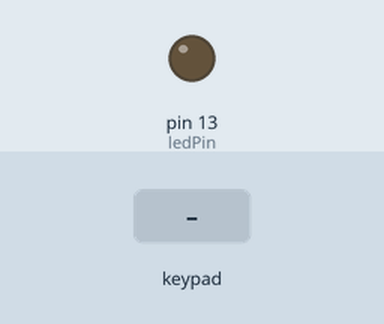
This sketch was run on a simulated Arduino Uno, built with avr-gcc and run on an emulated ATmega328P. Parts: output pins drawn as LEDs (lit = HIGH). The inputs (shaded band) are chosen by the test bench. The local clock reads 2024-03-15 10:24:30 at power-on unless the sketch sets it; what the sketch prints to the serial monitor is not drawn.

Above: at 0.1 s.
At 4.2 s:
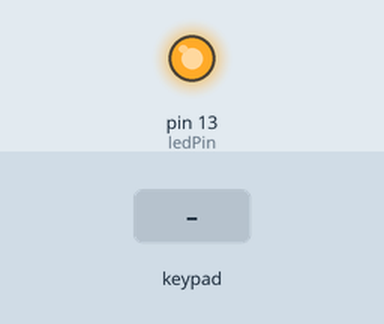
4.3 s: keypad keys 1 2 3 pressed 0.4 s apart
At 6.0 s:
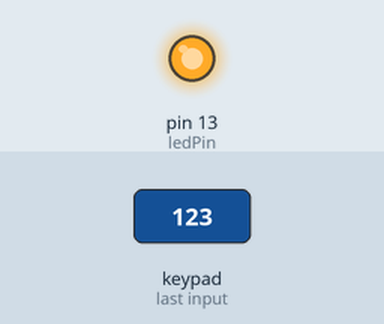
7.0 s: key '1' pressed
10.0 s: key '2' pressed
13.0 s: keypad keys 1 2 3 # pressed 0.4 s apart
17.6 s: keypad keys 9 8 7 6 # pressed 0.4 s apart
22.6 s: key '3' pressed
Timing chart, 0 to 25.6 s (numbered marks = the images above; inputs shaded):
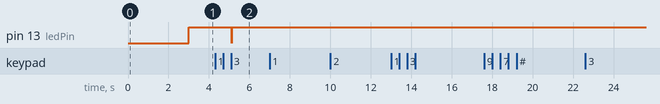

Measured:
- after the input at 4.3 s, pin 13 (ledPin): HIGH → LOW after 0.82 s, → HIGH 0.01 s later

The sketch:

sketch_aug13a.ino
```cpp
#include <Key.h>
#include<Keypad.h>
//the library for the rtc
#include <RTClib.h>
#include "RTClib.h"

RTC_DS3231 rtc;

char daysOfTheWeek[7][12] = {"Sunday", "Monday", "Tuesday", "Wednesday", "Thursday", "Friday", "Saturday"};
byte theHour, theMinute, aHour = 23, aMinute = 18; //defining variables and set the alarm here
char guess;
const byte rows = 4;
const byte cols = 4;
int ledPin = 13;
int i = 0;
int c = 0;

char* pass = "123";

int guessPosition = 0;
bool state = true;
char keys[rows][cols] = {
  {'1', '2', '3', 'A'},
  {'4', '5', '6', 'B'},
  {'7', '8', '9', 'C'},
  {'*', '0', '#', 'D'}
};

byte rowPins[rows] = {9, 8, 7, 6};
byte colPins[cols] = {5, 4, 3, 2};

Keypad kpd = Keypad(makeKeymap(keys), rowPins, colPins, rows, cols);


void setup() {


  Serial.begin(9600);

  delay(3000); // wait for console opening

  if (! rtc.begin()) {
    Serial.println("Couldn't find RTC");
    while (1);
  }

  if (rtc.lostPower()) {
    Serial.println("RTC lost power, lets set the time!");
    // following line sets the RTC to the date & time this sketch was compiled
    rtc.adjust(DateTime(F(__DATE__), F(__TIME__)));
    // This line sets the RTC with an explicit date & time, for example to set
    // January 21, 2014 at 3am you would call:
    // rtc.adjust(DateTime(2014, 1, 21, 3, 0, 0));
  }
  pinMode(ledPin,OUTPUT);
}

void loop() {
   DateTime now = rtc.now();


   theHour = now.hour();
   theMinute = now.minute();


   if (theHour ==aHour && theMinute == aMinute && state == true&& i==0){
     state = false;
     if (state == false){
       Serial.println("ALARM 1");
       digitalWrite(ledPin, HIGH);
     }
     state = true;
    }

   while(state == true){
      char guess = kpd.getKey();
      if (guess){
        Serial.println("*");
   }
      if (guess == pass[guessPosition]){
        guessPosition++;
        c++;
      if (guessPosition == 3){
        Serial.println("Alarm Disarmed");
        i = 1;
        digitalWrite(ledPin, LOW);
        break;
    }
      }


      if (theHour != aHour || theMinute != aMinute && state == false){
        Serial.println("ALARM 2");
        digitalWrite(ledPin, HIGH);
        state = true;
      }

   }


}
```
